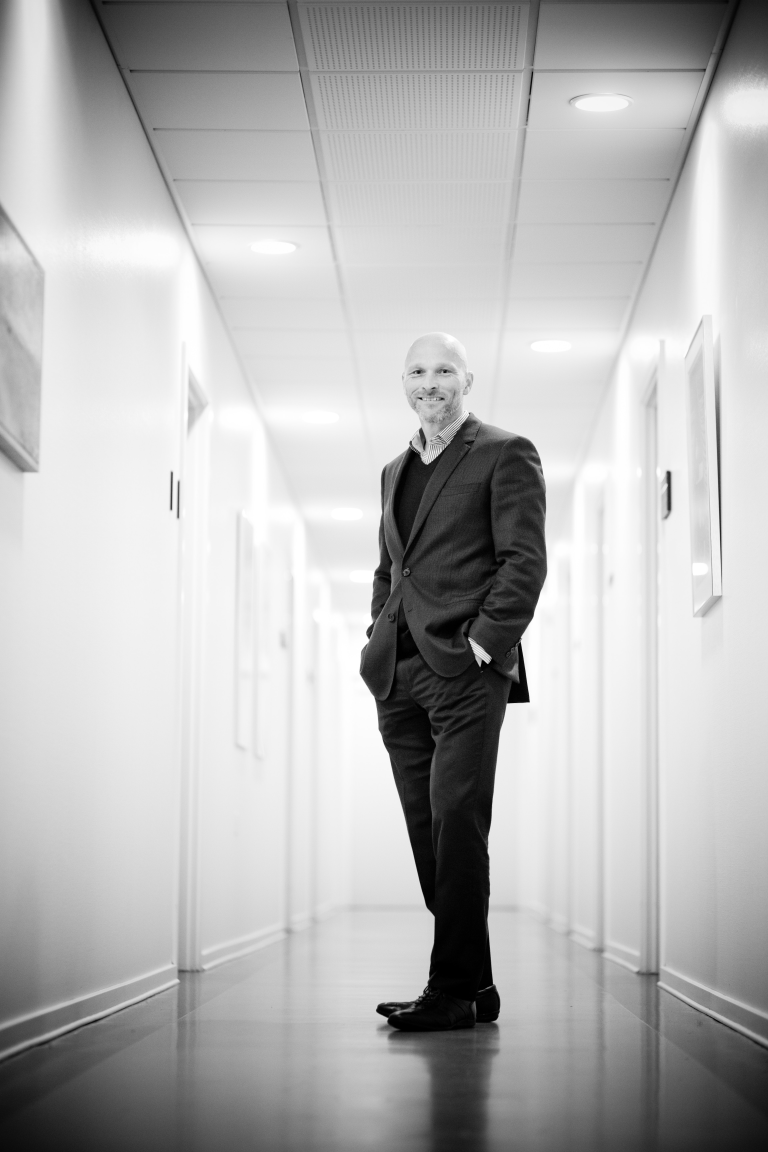
#> input picture core/python3AiAction/samples/smart-body-crop/fashion-men-1.jpg, 3840 x 5760 px (shown at 1/5 size)
$ jupyter execute --allow-errors crop.ipynb   (shell and % lines are left out)
#> lines starting #> are read from the running program, lines starting #| are printed output that depends on the picture
### core/python3AiAction/samples/smart-body-crop/inference.py
'''
Some is based on Ildoo Kim's code (https://github.com/ildoonet/tf-openpose) and https://gist.github.com/alesolano/b073d8ec9603246f766f9f15d002f4f4
and derived from the OpenPose Library (https://github.com/CMU-Perceptual-Computing-Lab/openpose/blob/master/LICENSE)
'''

import tensorflow as tf
import numpy as np
from PIL import Image
from tensorflow.core.framework import graph_pb2
import urllib3
import certifi
import os
import shutil

from common import estimate_pose, crop_image, draw_humans

import time


def print_time(message, start):
    print(message, "{:10.4f}".format(time.time() - start))
    return time.time()


class SmartBodyCrop:
    initialized = False
    tmp_path = '/tmp/'
    tmpfs_path = '/mnt/action/'

    def __init__(self, model_url):
        self.model_url = model_url

    def read_img(self, imgpath, width, height):
        img = Image.open(imgpath)
        orig_width, orig_height = img.size
        # resize the image to match openpose's training data
        # https://github.com/ildoonet/tf-pose-estimation#inference-time
        img.thumbnail( (width,height) )
        thumbnail_w, thumbnail_h = img.size
        #val_img = val_img.resize((width, height))
        val_img = np.asarray(img, dtype=np.float32)
        val_img = val_img.reshape([1, thumbnail_h, thumbnail_w, 3])
        # val_img = val_img.astype(float)
        val_img = val_img * (2.0 / 255.0) - 1.0 # normalization

        return val_img, img, orig_width, orig_height

    def _download_model(self):
        # check if the model is a ref to local file path
        if type(self.model_url) is str:
            if not self.model_url.startswith('http'):
                return self.model_url

        start = time.time()
        local_model_path = SmartBodyCrop.tmp_path + 'optimized_openpose.pb'
        tmpfs_model_path = SmartBodyCrop.tmpfs_path + 'optimized_openpose.pb'

        if (os.path.isfile(local_model_path)):
            print_time("model was found in the local storage: " + local_model_path, start)
            return local_model_path

        # check if this model was downloaded by another invocation in the tmpfs path
        if (os.path.isfile(tmpfs_model_path)):
            print_time("model was found in the tmpfs storage: " + tmpfs_model_path, start)
            shutil.copy(tmpfs_model_path, local_model_path)
            print_time("model copied FROM tmpfs:" + tmpfs_model_path, start)
            return local_model_path

        http = urllib3.PoolManager(
            cert_reqs='CERT_REQUIRED',
            ca_certs=certifi.where(),
            headers={
                'Accept': 'application/octet-stream',
                'Content-Type': 'application/octet-stream'
            })
        urllib3.disable_warnings()

        r = http.request('GET', self.model_url,
                         preload_content=False,
                         retries=urllib3.Retry(5, redirect=5))

        with open(local_model_path, 'wb') as out:
            while True:
                data = r.read(8192) # 64 # 8192
                if not data:
                    break
                out.write(data)

        r.release_conn()
        print_time("model downloaded in :", start)

        # copy the file to the tmpfs_model_path to be reused by other actions
        # this seems to work concurrently as per: https://stackoverflow.com/questions/35605463/why-is-concurrent-copy-of-a-file-not-failing
        if (os.path.isdir(SmartBodyCrop.tmpfs_path)):
            shutil.copy(local_model_path, tmpfs_model_path)
            print_time("model copied to tmpfs:" + tmpfs_model_path, start)

        return local_model_path

    def _download_image(self, image):
        start = time.time()
        headers = {}
        image_url = image
        local_image_path = SmartBodyCrop.tmp_path + 'image'
        if type(image) is dict:
            headers = image.get('headers')
            image_url = image.get('uri')
        # check if the image is a local file path
        if type(image) is str:
            if not image.startswith('http'):
                return image

        http = urllib3.PoolManager(
            cert_reqs = 'CERT_REQUIRED',
            ca_certs = certifi.where(),
            headers = headers)
        urllib3.disable_warnings()

        r = http.request('GET', image_url,
                         preload_content=False,
                         retries=urllib3.Retry(5, redirect=5))

        with open(local_image_path, 'wb') as out:
            while True:
                data = r.read(1024) # 8192
                if not data:
                    break
                out.write(data)

        r.release_conn()
        print_time("image downloaded in :", start)
        return local_image_path

    def load_graph_def(self):
        start = time.time()

        local_model_path = self._download_model()

        tf.reset_default_graph()
        graph_def = graph_pb2.GraphDef()
        with open(local_model_path, 'rb') as f:
            graph_def.ParseFromString(f.read())
        tf.import_graph_def(graph_def, name='')

        start = print_time("model imported in :", start)
        start = time.time()

        # SmartBodyCrop.initialized = True

    def infer(self, image, upper_body, lower_body):
        start = time.time()

        imgpath = self._download_image(image)
        image, thumbnail, input_width, input_height = self.read_img(imgpath, 368, 368)
        start = print_time("image (" + str(input_width) + "x" + str(input_height) + ") loaded in: ", start)

        if not SmartBodyCrop.initialized:
            print("Loading the model...")
            self.load_graph_def()

        with tf.Session() as sess:
            inputs = tf.get_default_graph().get_tensor_by_name('inputs:0')
            heatmaps_tensor = tf.get_default_graph().get_tensor_by_name(
                'Mconv7_stage6_L2/BiasAdd:0')
            pafs_tensor = tf.get_default_graph().get_tensor_by_name(
                'Mconv7_stage6_L1/BiasAdd:0')

            heatMat, pafMat = sess.run(
                [heatmaps_tensor, pafs_tensor], feed_dict={inputs: image})

            start = print_time("tf session executed in: ", start)

            humans = estimate_pose(heatMat[0], pafMat[0])
            start = print_time("pose estimated in: ", start)
            # send the thumbnail to render an initial crop
            img, crop_position, crop_size = crop_image(thumbnail, humans, upper_body, lower_body)
            # scale back the crop_coordinates to match the original picture size
            scale_factor_w = input_width / thumbnail.size[0]
            scale_factor_h = input_height / thumbnail.size[1]
            crop_coordinates = {
                'x':      crop_position[0] * scale_factor_w,
                'y':      crop_position[1] * scale_factor_h,
                'width':  crop_size[0] * scale_factor_w,
                'height': crop_size[1] * scale_factor_h
            }

            start = print_time("image cropped in: ", start)

            sess.close()
            return img, crop_coordinates, imgpath

    def detect_parts(self, image):
        start = time.time()

        imgpath = self._download_image(image)
        image, thumbnail, input_width, input_height = self.read_img(imgpath, 368, 368)
        start = print_time("image loaded in: ", start)

        if not SmartBodyCrop.initialized:
            print("Loading the model...")
            self.load_graph_def()

        with tf.Session() as sess:
            inputs = tf.get_default_graph().get_tensor_by_name('inputs:0')
            heatmaps_tensor = tf.get_default_graph().get_tensor_by_name(
                'Mconv7_stage6_L2/BiasAdd:0')
            pafs_tensor = tf.get_default_graph().get_tensor_by_name(
                'Mconv7_stage6_L1/BiasAdd:0')

            heatMat, pafMat = sess.run(
                [heatmaps_tensor, pafs_tensor], feed_dict={inputs: image})

            start = print_time("tf session executed in: ", start)

            humans = estimate_pose(heatMat[0], pafMat[0])
            start = print_time("pose estimated in: ", start)

            # display
            img1 = draw_humans(thumbnail, humans)
            return img1

### core/python3AiAction/samples/smart-body-crop/crop.ipynb
# AI Action example: Smart Body Crop

This notebook illustrates how a ML engineer develops an algorithm and deploys it in a serverless environment directly from the notebook itself.

To make it faster to run, the training is skipped. This example reuses a pre-trained OpenPose model to identify a person in a picture, and then crops the body to highlight the desired clothing item.

### Running the notebook locally

Simply execute:

        $ docker run -it -p 8888:8888 -e OPENWHISK_AUTH=`cat ~/.wskprops | grep ^AUTH= | awk -F= '{print $2}'` -e OPENWHISK_APIHOST=`cat ~/.wskprops | grep ^APIHOST= | awk -F= '{print $2}'` --rm -v `pwd`:/notebooks/sf  --entrypoint jupyter-notebook adobeapiplatform/openwhisk-python3aiaction:0.11.0  --notebook-dir=/notebooks --ip 0.0.0.0 --no-browser --allow-root

> This command reads the local `~/.wskprops` and uses the Apache OpenWhisk credentials within.

[cell 1]
from matplotlib import pyplot as plt
import matplotlib.patches as patches

from inference import SmartBodyCrop
from PIL import Image
import numpy as np

[cell 2]
#model_url = "https://s3.amazonaws.com/rt-dev-public-models/openpose/2dw1oz9l9hi9avg/optimized_openpose.pb"
model_url = "models/optimized_openpose.pb"
inf = SmartBodyCrop(model_url = model_url)

## Download the deep learning (open pose) model

[cell 3]
# Comment the line bellow downloading the model, once you have it locally.

[cell 4]
image = Image.open('fashion-men-1.jpg')
#> image is the input picture: PIL image 3840x5760 RGB; min 0, max 255, mean 181.5
image.thumbnail( (368,368) )
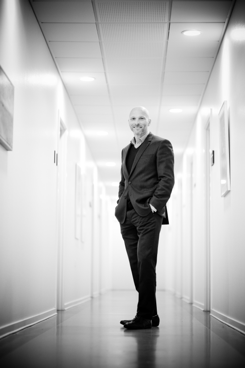
#> image: PIL image 245x368 RGB; min 0, max 255, mean 181.5
print(image.size[0])
#| 245
image = np.asarray(image)
plt.figure(figsize = (10,5))
plt.imshow(image)
plt.show()

## How algorithm sees the body

#> (a cell that did not finish here is left out)

#> in detect_parts, `image, thumbnail, input_width, input_height = self.read_img(imgpath, 3..`: input_width = 3840; input_height = 5760
#> (the call stopped at in load_graph_def, `graph_def = graph_pb2.GraphDef()`: tensorflow is not available in this run)
#x = inf.detect_parts('https://cdn.shopify.com/s/files/1/1970/6605/products/Pioneer-Camp-2017-spring-new-fashion-men-shirt-long-sleeve-brand-clothing-quality-cotton-soft-shirt_e262fa2c-a279-4190-9cf7-707982189e9e.jpg?v=1501310825')
plt.figure(figsize=(10,5))
plt.imshow(x)
plt.show()

## Bodycrop based on detected body parts

#> (a cell that did not finish here is left out)

#> in infer, `image, thumbnail, input_width, input_height = self.read_img(imgpath, 3..`: input_width = 3840; input_height = 5760
#> in infer, `start = print_time("image (" + str(input_width) + "x" + str(input_heig..`: start = 1.8e+09
#> (the call stopped at in load_graph_def, `graph_def = graph_pb2.GraphDef()`: tensorflow is not available in this run)
plt.figure(figsize = (8,4))
plt.imshow(x)
plt.show()

### Draw the crop coordinates on the original image

[cell 7]
img = Image.open('fashion-men-1.jpg')

# Create figure and axes
fig,ax = plt.subplots(1,figsize=(14,10))
ax.imshow(img)

# Create a Rectangle patch
#> (the rest of this cell did not finish here and is left out)

## Test with a remote image

#> (a cell that did not finish here is left out)

plt.figure(figsize = (8,4))
plt.imshow(x)
plt.show()

# Deploy the algorithm as a function

## 1. Write the function

The function expects the following parameters as input:
* `model_url` - the location of the model
* `image` - the image location. It can be given as a request object, or a location string (provided no extra authorization headers are required to read the file). I.e.
  ```javascript
  {
      uri: "https://...",
      headers: {
          "Authorization": "Bearer ...",
      }
  }
  ```
* `from_upper` - the upper part of the body to start the crop from. I.e. _Eyes_, _Nose_, _Neck_
* `to_lower` - the lower part of the body to stop the crop at. I.e. _Hip_, _Knees_, _Ankles_

For flexibility, this function returns only the information needed to crop the body. I.e.
```javascript
{
  X: 100,
  Y: 100,
  W: 200,
  H: 100
}
```

On the premise that the cropped image may exceed the max response size of an action, the actual cropping may be performed by another action, which should upload the cropped image to a blob storage. Bellow is the code that can crop the image based on the coordinates

```python
from PIL import Image
import os

img_crop = Image.open(local_image_path)

img_crop = img_crop.crop(
    (coordinates.get('X'),                              # left
     coordinates.get('Y'),                              # upper
     coordinates.get('X') + coordinates.get('W'),       # right
     coordinates.get('Y') + coordinates.get('H')))      # lower

img_crop_filename = (os.environ.get('__OW_ACTIVATION_ID') or '_local') + ".jpg"
img_crop_path = '/tmp/' + img_crop_filename

img_crop.save(img_crop_path, "JPEG", optimize=True)

print("The cropped image has been saved in:", img_crop_path)
```

### Test the function locally

[cell 9]
from smart_body_crop import action_handler
#> (the rest of this cell did not finish here and is left out)

### Verify that the returned coordinates are correct

#> (a cell that did not finish here is left out)

## 2. Configure Apache OpenWhisk as the FaaS Provider

#### Configure Apache OpenWhisk credentials

Use `OPENWHISK_AUTH` and `OPENWHISK_APIHOST` environment variables.

[cell 11]
from pathlib import Path
import os
home = str(Path.home())
file = open(home + "/.wskprops","w")
#> (the rest of this cell did not finish here and is left out)

## 3. Deploy the function

The function must ZIP the other dependent python scripts used to train the model. The action code must be placed in a file called `__main__.py`.

[cell 12]
model_url = "https://s3.amazonaws.com/rt-dev-public-models/openpose/2dw1oz9l9hi9avg/optimized_openpose.pb"

[cell 13]
# !wsk action get smart_body_crop
